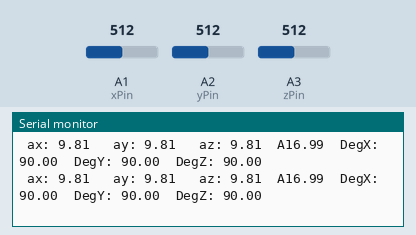
Bench run of a sketch on a simulated Arduino Uno, built with avr-gcc and run on an emulated ATmega328P. On the bench: the last lines printed to the serial monitor. The test bench sets the inputs (shaded band); at power-on: A1 (xPin) = 512, A2 (yPin) = 512, A3 (zPin) = 512.

Above: at 1.2 s.
1.3 s: A1 (xPin) set to 363
At 1.42 s:
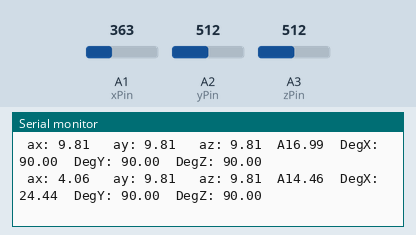
4.3 s: A1 (xPin) set to 336
At 4.38 s:
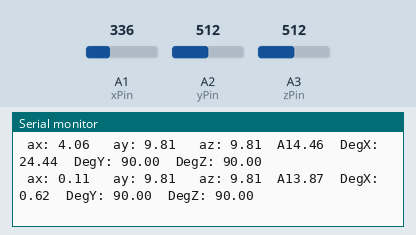
8.8 s: A2 (yPin) set to 330
At 8.82 s:
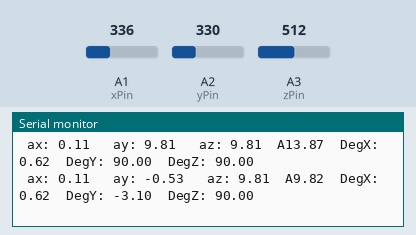
10.3 s: A2 (yPin) set to 309
At 10.34 s:
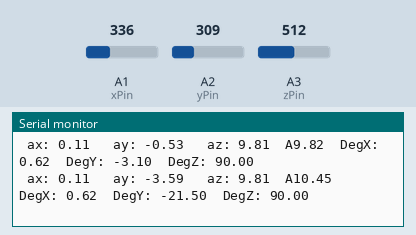
11.8 s: A3 (zPin) set to 400
At 11.88 s:
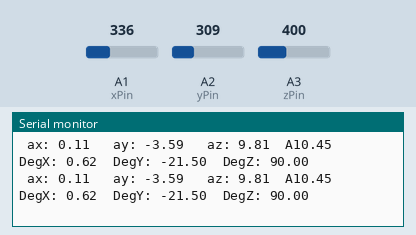
13.3 s: A3 (zPin) set to 375
At 13.32 s:
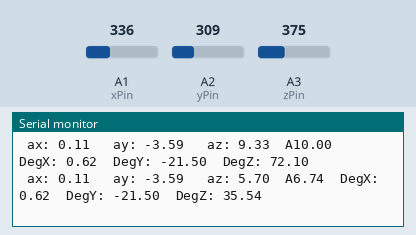
Timing chart, 0 to 16.3 s (numbered marks = the images above; inputs shaded):
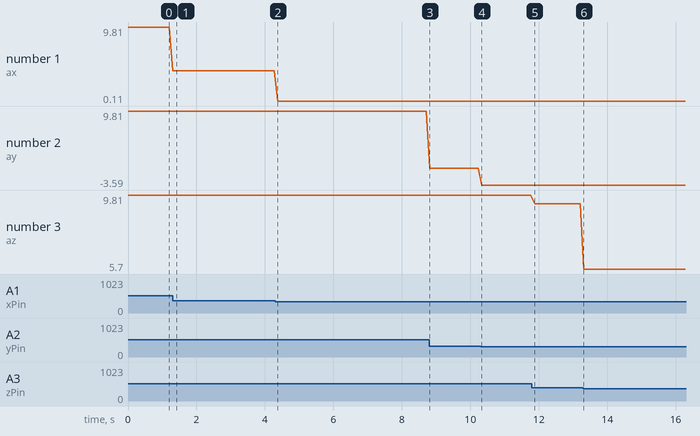

Measured:
- after the input at 1.3 s, the serial monitor: prints a new line at once (image 1)
- after the input at 4.3 s, the serial monitor: prints a new line after 0.08 s (image 2)
- after the input at 8.8 s, the serial monitor: prints a new line at once (image 3)
- after the input at 10.3 s, the serial monitor: prints a new line at once (image 4)
- after the input at 13.3 s, the serial monitor: prints a new line at once (image 6)
- plotted number 1: 9.81 → 4.06 after the input at 1.3 s, 4.06 → 0.11 after the input at 4.3 s
- plotted number 2: 9.81 → -0.53 after the input at 8.8 s, -0.53 → -3.59 after the input at 10.3 s
- plotted number 3: 9.81 → 9.33 after the input at 11.8 s, 9.33 → 5.7 after the input at 13.3 s

The sketch:

Kiihtyvyystehtava.ino
```cpp
#include <math.h>
 //määritetään pinnejä
 const int VCCPin = A0; //Lisätty uusi
 const int xPin   = A1; //Muutettu
 const int yPin   = A2; //Muutettu
 const int zPin   = A3; //Muutettu
 const int GNDPin = A4; //Lisätty uusi

// muuttujat
 int x = 0;
 int y = 0;
 int z = 0;
 double ax = 0.0;
 double ay = 0.0;
 double az = 0.0;
 double vektorinPituus = 0.0;
 double kallistusKulmaX = 0.0;
 double kallistusKulmaY = 0.0;
 double kallistusKulmaZ = 0.0;
 unsigned long aika = 0;

void setup()
{
  //määritetään pinnit ja datan lähetysnopeus
 pinMode(A0, OUTPUT);
 pinMode(A4, OUTPUT);
 digitalWrite(14, HIGH);
 digitalWrite(18, LOW);
 Serial.begin(9600);
}

void loop()
{
  x = analogRead(xPin);
  y = analogRead(yPin);
  z = analogRead(zPin);
  //lasketaan kiihtyvyydet sensoriarvoista
  double ax = 0.1464 * x - 49.084;
  ax = constrain(ax, -9.81, 9.81);
  double ay = 0.1459 * y - 48.678;
  ay = constrain(ay, -9.81, 9.81);
  double az = 0.1453 * z - 48.785;
  az = constrain(az, -9.81, 9.81);

  vektorinPituus = sqrt((ax * ax)+(ay * ay)+(az * az));
  //lasketaan kallistuskulmat
  kallistusKulmaX = asin (ax/9.81) * (180/PI);
  kallistusKulmaY = asin (ay/9.81) * (180/PI);
  kallistusKulmaZ = asin (az/9.81) * (180/PI);
  //tulostetaan sarjamonitoriin
  Serial.print(" ax: ");
  Serial.print(ax);
  Serial.print("\t");
  Serial.print(" ay: ");
  Serial.print(ay);
  Serial.print("\t");
  Serial.print(" az: ");
  Serial.print(az);
  Serial.print("\t");
  Serial.print("A");
  Serial.print(vektorinPituus);
  Serial.print("\t");
  Serial.print("DegX: ");
  Serial.print(kallistusKulmaX);
  Serial.print("\t");
  Serial.print("DegY: ");
  Serial.print(kallistusKulmaY);
  Serial.print("\t");
  Serial.print("DegZ: ");
  Serial.print(kallistusKulmaZ);
  Serial.print("\n");
  // viive
  delay(100);
}
```
